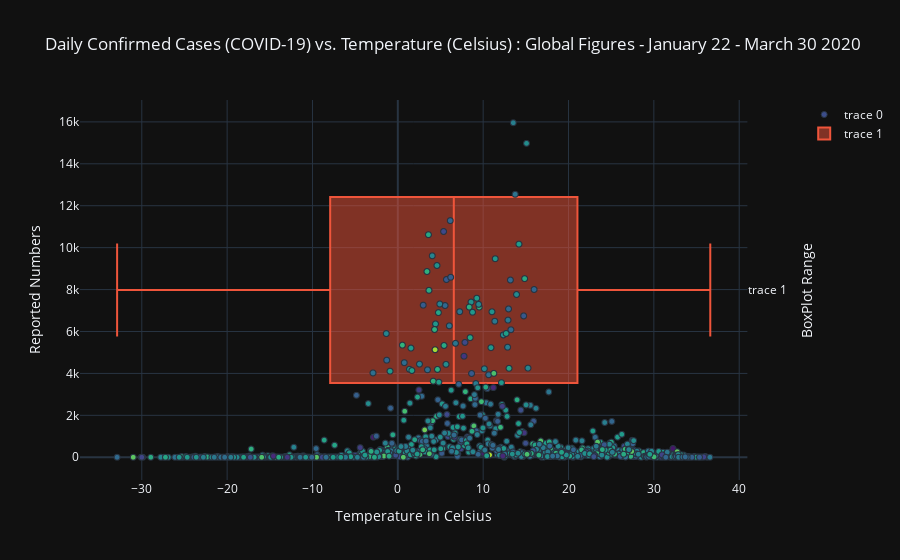

Notebook cell for this chart:
### Code cell
#Plotting a scatter plot for cases vs. Temperature

fig = make_subplots(specs=[[{"secondary_y": True}]])

fig.add_trace(go.Scattergl(x = temperature_dataset['Temperature'],y = temperature_dataset['Confirmed'], mode='markers',
                                  marker=dict(color=np.random.randn(10000),colorscale='Viridis',line_width=1)),secondary_y=False)

fig.add_trace(go.Box(x=temperature_dataset['Temperature']),secondary_y=True)

fig.update_layout(title='Daily Confirmed Cases (COVID-19) vs. Temperature (Celsius) : Global Figures - January 22 - March 30 2020',
                  yaxis=dict(title='Reported Numbers'),xaxis=dict(title='Temperature in Celsius'))

fig.update_yaxes(title_text="BoxPlot Range ", secondary_y=True)

fig.show()

### Figure 1 — Plotly figure (JSON) as saved in the notebook; plotly's stock layout.template omitted (floating-point values rounded to 4 significant figures; data arrays with more than 128 entries replaced by an {"elided": "..."} marker saying what was removed)
{"data": [{"marker": {"color": {"elided": "10000 float values"}, "colorscale": [[0, "#440154"], [0.1111, "#482878"], [0.2222, "#3e4989"], [0.3333, "#31688e"], [0.4444, "#26828e"], [0.5556, "#1f9e89"], [0.6667, "#35b779"], [0.7778, "#6ece58"], [0.8889, "#b5de2b"], [1, "#fde725"]], "line": {"width": 1}}, "mode": "markers", "type": "scattergl", "x": {"elided": "1047 float values"}, "xaxis": "x", "y": {"elided": "1047 int values"}, "yaxis": "y"}, {"type": "box", "x": {"elided": "1047 float values"}, "xaxis": "x", "yaxis": "y2"}], "layout": {"title": {"text": "Daily Confirmed Cases (COVID-19) vs. Temperature (Celsius) : Global Figures - January 22 - March 30 2020"}, "xaxis": {"anchor": "y", "domain": [0, 0.94], "title": {"text": "Temperature in Celsius"}}, "yaxis": {"anchor": "x", "domain": [0, 1], "title": {"text": "Reported Numbers"}}, "yaxis2": {"anchor": "x", "overlaying": "y", "side": "right", "title": {"text": "BoxPlot Range "}}}}
